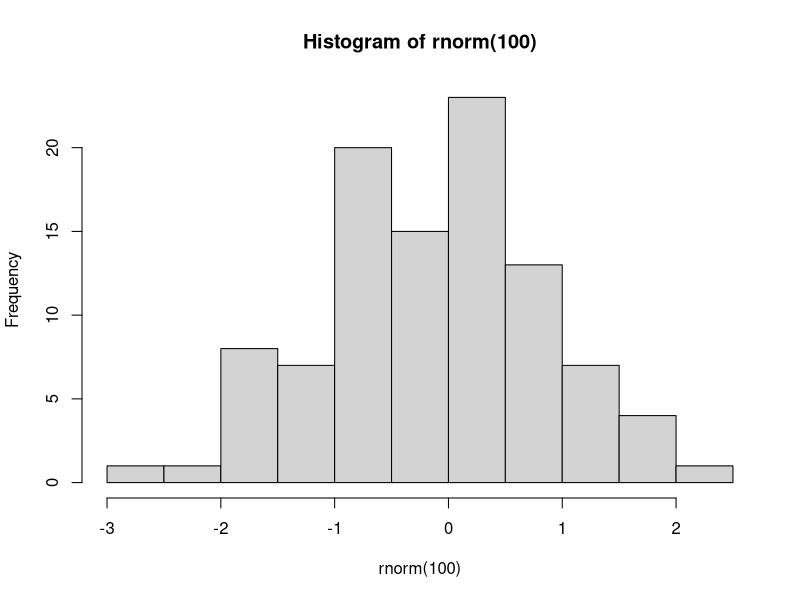

Source code (R):
# Code to dump a plotting of 100 random variables in pdf files
pdf("ramtest.pdf") # set the output file
hist(rnorm(100)) # generate 100 random number ben 0 and 1 and plot their histogram
dev.off() # close the output file

# To run from R Console - use source("reportHistogram.R")
# from outside command prompt - use R CMD BATCH reportHistogram.R
